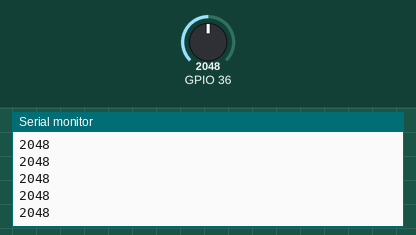
Recording of a sketch running on a simulated ESP32. Shown: the last lines printed to the serial monitor. Inputs (shaded band) come from the test bench; at power-on: GPIO 36 = 2048. Nothing arrives over Bluetooth unless stated; a phone connects over Bluetooth LE 3 s after start.

Above: at 1.2 s.
1.3 s: GPIO 36 set to 2866
At 1.8 s:
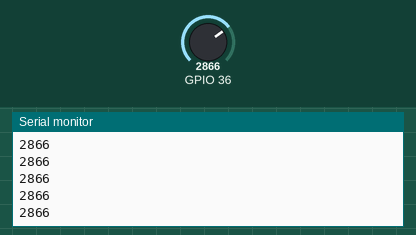
2.8 s: GPIO 36 set to 3603
At 3.8 s:
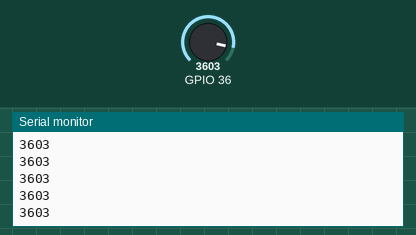
Timing chart, 0 to 5.8 s (numbered marks = the images above; inputs shaded):
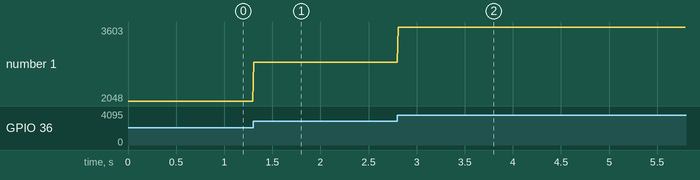

Measured:
- after the input at 1.3 s, the serial monitor: prints a new line at once (image 1)
- after the input at 2.8 s, the serial monitor: prints a new line at once (image 2)
- plotted number 1: 2048 → 2866 after the input at 1.3 s, 2866 → 3603 after the input at 2.8 s

The sketch:

Codigo_microcontrolador_MotorMonitor.ino
```cpp
#include <BLEDevice.h> //Biblioteca a ser utilizada dentro da Biblioteca do ESP32
#include <BLEUtils.h>  //Biblioteca a ser utilizada dentro da Biblioteca do ESP32
#include <BLEServer.h> //Biblioteca a ser utilizada dentro da Biblioteca do ESP32

BLEServer* pServer = NULL;
BLECharacteristic* pCharacteristic = NULL;

#define SERVICE_UUID        "8fafc201-1fb5-459e-8fcc-c5c9c331914b"  // NÂO MEXER - Endereço Bluetooth para comunicação
#define CHARACTERISTIC_UUID "4eb5483e-36e1-4688-b7f5-ea07361b26a8"  // NÂO MEXER - Endereço Bluetooth para comunicação

void setup() {
  Serial.begin(115200);

  BLEDevice::init("MotorMonitor"); // Escolha o nome do seu dispositivo a ser mostrado no Bluetooth
  pServer = BLEDevice::createServer();
  BLEService *pService = pServer->createService(SERVICE_UUID);
  pCharacteristic = pService->createCharacteristic(
                      CHARACTERISTIC_UUID,
                      BLECharacteristic::PROPERTY_READ |
                      BLECharacteristic::PROPERTY_WRITE
                    );
  pService->start();
  BLEAdvertising *pAdvertising = pServer->getAdvertising();
  pAdvertising->start();
}

void loop() {

  int sensorValue = analogRead(A0); // Lê a porta analógica

  Serial.println(sensorValue); // Plota o valor do sensor no serial

  byte data[2];
  data[0] = sensorValue & 0xFF;
  data[1] = (sensorValue >> 8) & 0xFF;

  pCharacteristic->setValue(data, sizeof(data)); // Envio dos dados por BLE
  pCharacteristic->notify();

  delay(10); // Período de tempo em milisegundos emtre cada transmissao de sinal
}
```
